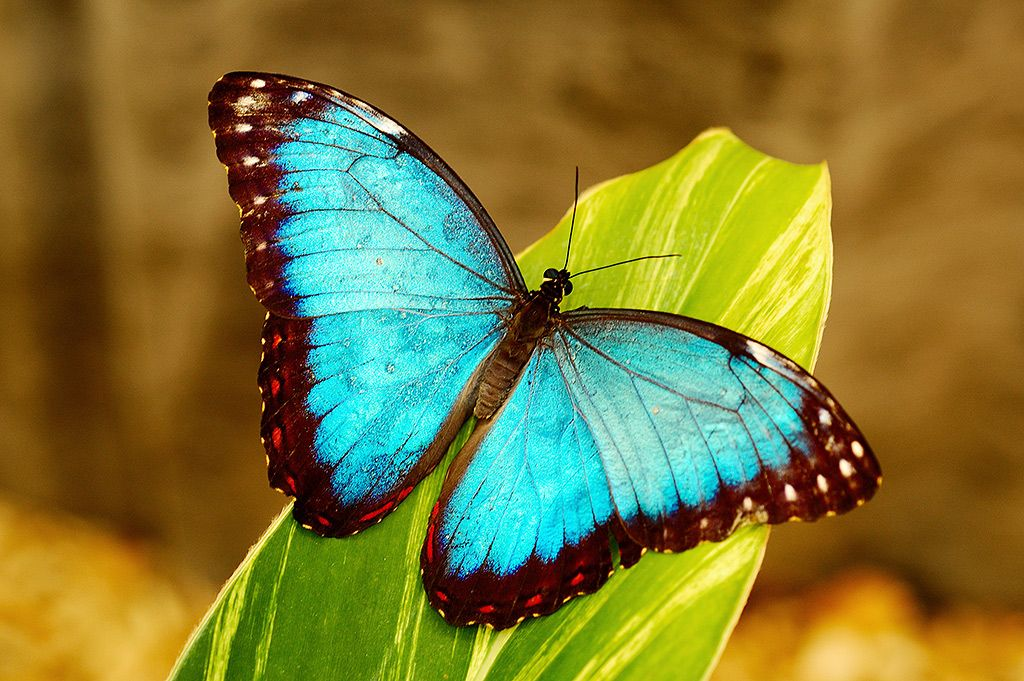
#> input picture farfalla.jpg, 1024 x 681 px
$ python ImageCompareCV.py   (older library calls are emulated)
#> lines starting #> are read from the running program, lines starting #| are printed output that depends on the picture
import numpy as np
import cv2
from matplotlib import pyplot as plt

img1 = cv2.imread('farfalla.jpg',0)          # queryImage
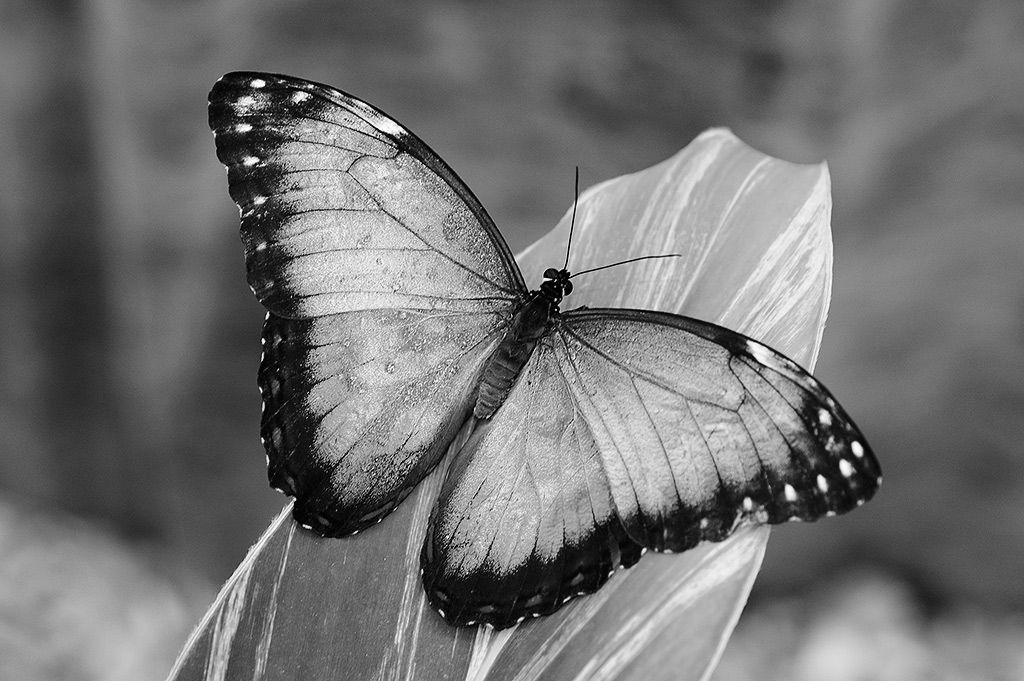
#> img1: shape (681, 1024); min 0, max 255, mean 114.4
img2 = cv2.imread('farfalla_piece.jpg',0) # trainImage
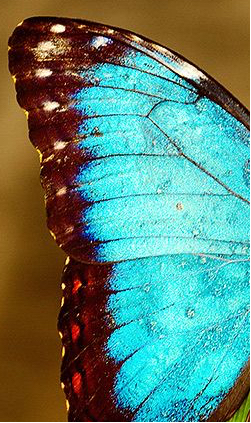
#> input picture farfalla_piece.jpg, 251 x 423 px
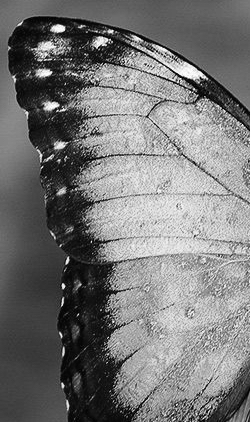
#> img2: shape (423, 251); min 0, max 255, mean 118.9

# Initiate SIFT detector
sift = cv2.SIFT()
# find the keypoints and descriptors with SIFT
kp1, des1 = sift.detectAndCompute(img1,None)
#> kp1 = 2143 keypoints; strongest (x, y, size): (857, 449, 7.5), (263, 341, 2.8), (259, 83, 6.4), (845, 468, 9)
kp2, des2 = sift.detectAndCompute(img2,None)
#> kp2 = 506 keypoints; strongest (x, y, size): (63, 286, 2.8), (59, 28, 6.4), (111, 31, 3.1), (50, 106, 7.3)

# BFMatcher with default params
bf = cv2.BFMatcher()
matches = bf.knnMatch(des1,des2, k=2)
#> matches = 2143 matches

# Apply ratio test
good = []
for m,n in matches:
    if m.distance < 0.75*n.distance:
        good.append([m])
#> after the loop, good = 401 matches

# cv2.drawMatchesKnn expects list of lists as matches.
#> (the run stopped early here; a loop or call above may not have finished)
